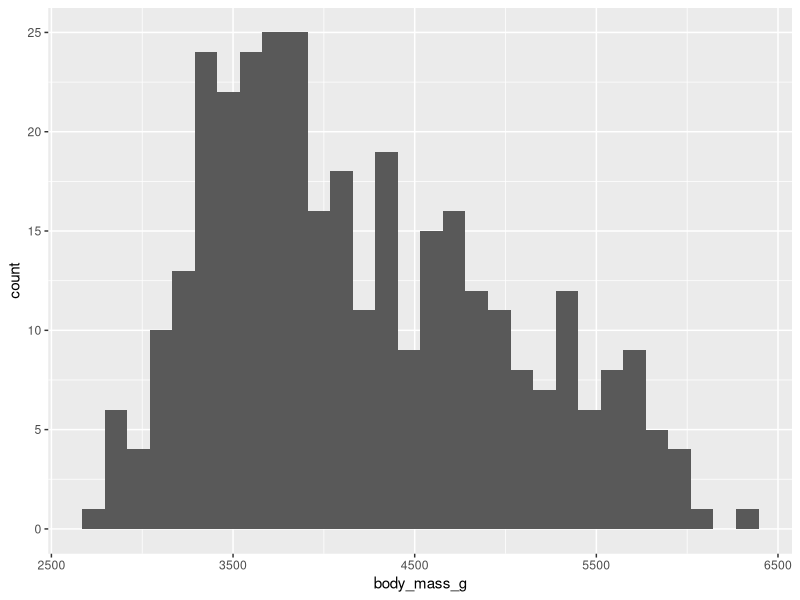
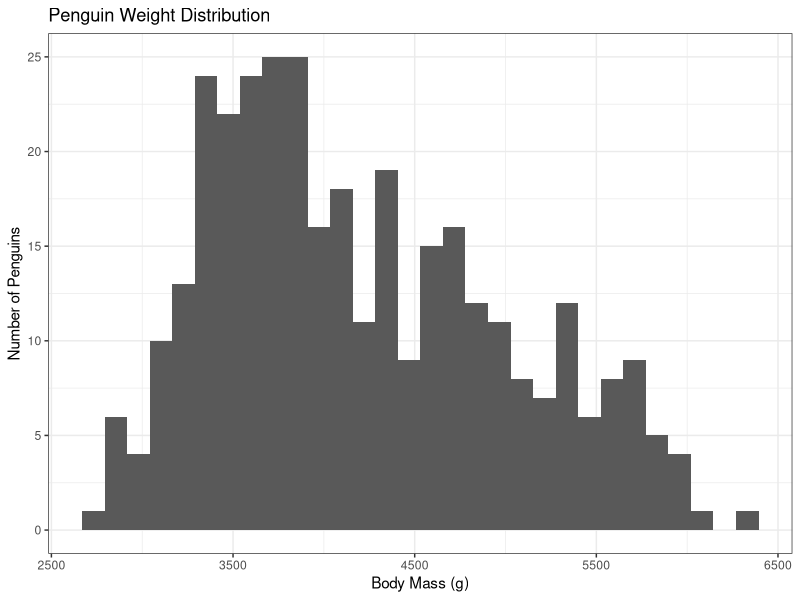

Recreate these plots in R, in order.
## ---- chunk 1
penguins <- palmerpenguins::penguins
## ---- chunk 2
#| echo: false
library(tidyverse)
penguins
## ---- chunk 3
#| echo: false
penguins
## ---- chunk 4
penguins %>% summarize(mean(body_mass_g, na.rm = TRUE))
## ---- chunk 5
penguins %>% summarize(mean(flipper_length_mm, na.rm = TRUE))
## ---- chunk 6
penguins %>% summarize(median(body_mass_g, na.rm = TRUE))
## ---- chunk 7
penguins %>% summarize(median(flipper_length_mm, na.rm = TRUE))
## ---- chunk 8
penguins %>% summarize(var(body_mass_g, na.rm = TRUE),
                       sd(body_mass_g, na.rm = TRUE))
## ---- chunk 9
penguins %>% summarize(var(flipper_length_mm, na.rm = TRUE),
                       sd(flipper_length_mm, na.rm = TRUE))
## ---- chunk 10
penguins %>% summarize(IQR(body_mass_g, na.rm = TRUE))
## ---- chunk 11
penguins %>% summarize(IQR(flipper_length_mm, na.rm = TRUE))
## ---- chunk 12
penguins %>% 
  ggplot(aes(x=body_mass_g)) + 
  geom_histogram() 
## ---- chunk 13
penguins %>% 
  ggplot(aes(x=body_mass_g)) + 
  geom_histogram() +
  labs(x = "Body Mass (g)",
       y = "Number of Penguins",
       title = "Penguin Weight Distribution") +
  theme_bw()
